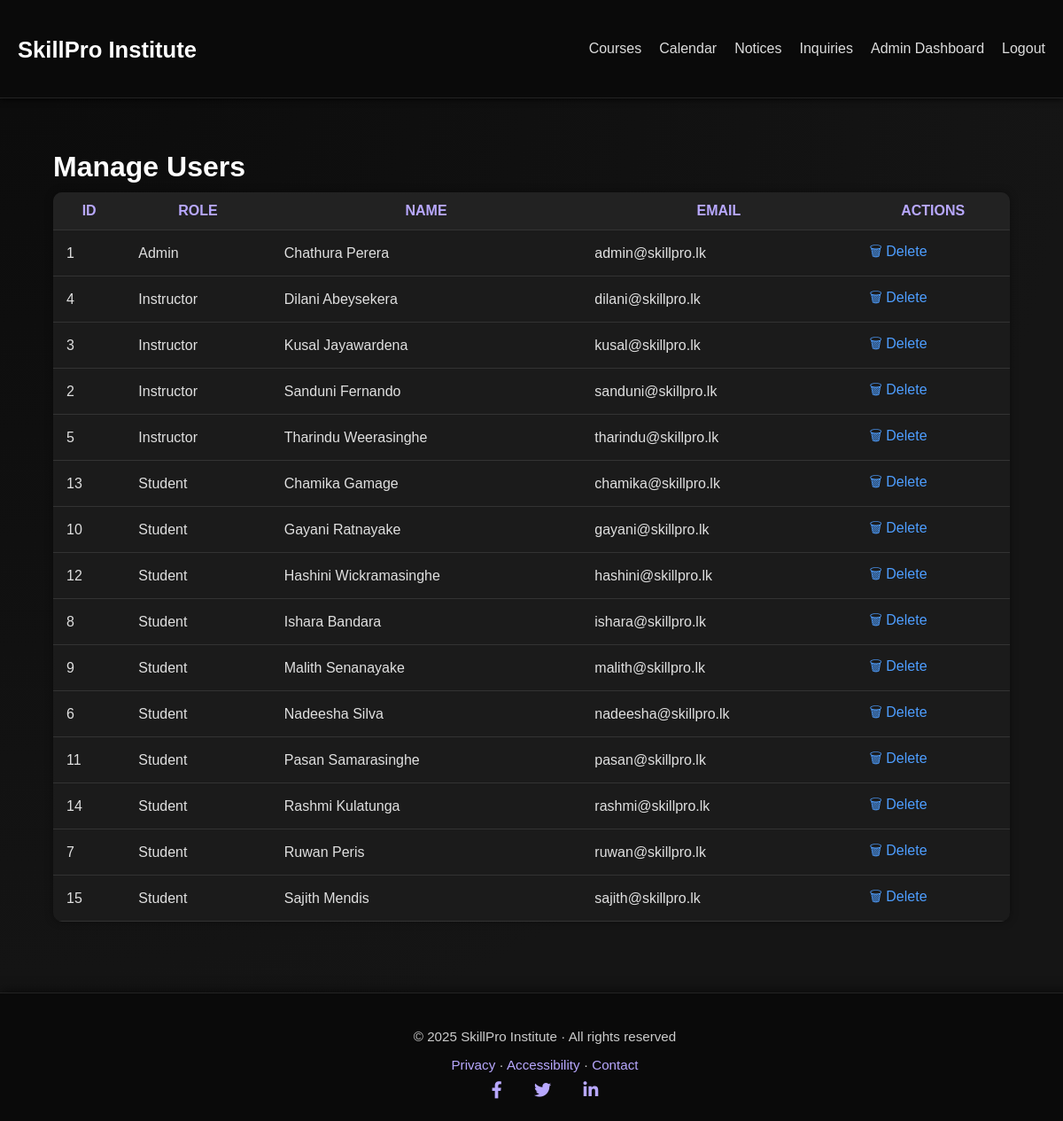
/admin/manage_users.php (signed in), run on the app's committed database.
### tables this page shows
CREATE TABLE users (
  id INT AUTO_INCREMENT PRIMARY KEY,
  role ENUM('admin','instructor','student') NOT NULL,
  full_name VARCHAR(120) NOT NULL,
  email VARCHAR(160) UNIQUE NOT NULL,
  password_hash VARCHAR(255) NOT NULL,
  created_at TIMESTAMP DEFAULT CURRENT_TIMESTAMP
);

### admin/manage_users.php (the view, shortened to what this page needs)
<?php
require __DIR__ . '/../config/db.php';
require __DIR__ . '/../partials/header.php';
$users = $pdo->query("SELECT id, role, full_name, email FROM users ORDER BY role, full_name")->fetchAll(PDO::FETCH_ASSOC);
?>
<link rel="stylesheet" href="/skill_pro_v2/assets/css/admin.css">
<div class="admin-wrapper">
  <h2>Manage Users</h2>
  <table>
    <thead>
      <tr><th>ID</th><th>Role</th><th>Name</th><th>Email</th><th>Actions</th></tr>
    </thead>
    <tbody>
      <?php foreach ($users as $u): ?>
        <tr>
          <td><?= $u['id'] ?></td>
          <td><?= ucfirst($u['role']) ?></td>
          <td><?= htmlspecialchars($u['full_name']) ?></td>
          <td><?= htmlspecialchars($u['email']) ?></td>
          <td><a href="?delete=<?= $u['id'] ?>" onclick="return confirm('Delete this user?')">🗑 Delete</a></td>
        </tr>
      <?php endforeach; ?>
    </tbody>
  </table>
</div>
<?php require __DIR__ . '/../partials/footer.php'; ?>

### assets/css/theme.css (style rules this page uses)
html, body { background-color: #0a0a0a !important; color: #f0f0f0; font-family: "Poppins", Arial, sans-serif; margin: 0; padding: 0; min-height: 100vh; }
h1, h2, h3, h4 { color: #fff; }
a { color: #4e9eff; text-decoration: none; transition: color 0.3s ease, text-shadow 0.3s ease; }
:root { --header-h: 78px; }
body { padding-top: var(--header-h); }

### assets/css/admin.css (style rules this page uses)
body { background: radial-gradient(circle at top left, #0b0b0b, #151515 70%); color: #f5f5f5; font-family: "Poppins", sans-serif; margin: 0; padding: 0; }
.admin-wrapper { width: 90%; max-width: 1200px; margin: 100px auto 50px auto; }
.admin-wrapper h2 { font-size: 2rem; color: #fff; margin-bottom: 10px; }
table { width: 100%; border-collapse: collapse; background: #1b1b1b; border-radius: 10px; overflow: hidden; box-shadow: 0 0 10px rgba(0,0,0,0.4); }
th, td { padding: 12px 15px; border-bottom: 1px solid #333; color: #e0e0e0; }
th { background: #222; color: #b8a8ff; text-transform: uppercase; }

### data on the page
users: id "1", role "Admin", full_name "Chathura Perera", email "admin@skillpro.lk"
users: id "4", role "Instructor", full_name "Dilani Abeysekera", email "dilani@skillpro.lk"
users: id "3", role "Instructor", full_name "Kusal Jayawardena", email "kusal@skillpro.lk"
users: id "2", role "Instructor", full_name "Sanduni Fernando", email "sanduni@skillpro.lk"
users: id "5", role "Instructor", full_name "Tharindu Weerasinghe", email "tharindu@skillpro.lk"
users: id "13", role "Student", full_name "Chamika Gamage", email "chamika@skillpro.lk"
users: id "10", role "Student", full_name "Gayani Ratnayake", email "gayani@skillpro.lk"
users: id "12", role "Student", full_name "Hashini Wickramasinghe", email "hashini@skillpro.lk"
users: id "8", role "Student", full_name "Ishara Bandara", email "ishara@skillpro.lk"
users: id "9", role "Student", full_name "Malith Senanayake", email "malith@skillpro.lk"
users: id "6", role "Student", full_name "Nadeesha Silva", email "nadeesha@skillpro.lk"
users: id "11", role "Student", full_name "Pasan Samarasinghe", email "pasan@skillpro.lk"
users: id "14", role "Student", full_name "Rashmi Kulatunga", email "rashmi@skillpro.lk"
users: id "7", role "Student", full_name "Ruwan Peris", email "ruwan@skillpro.lk"
users: id "15", role "Student", full_name "Sajith Mendis", email "sajith@skillpro.lk"
